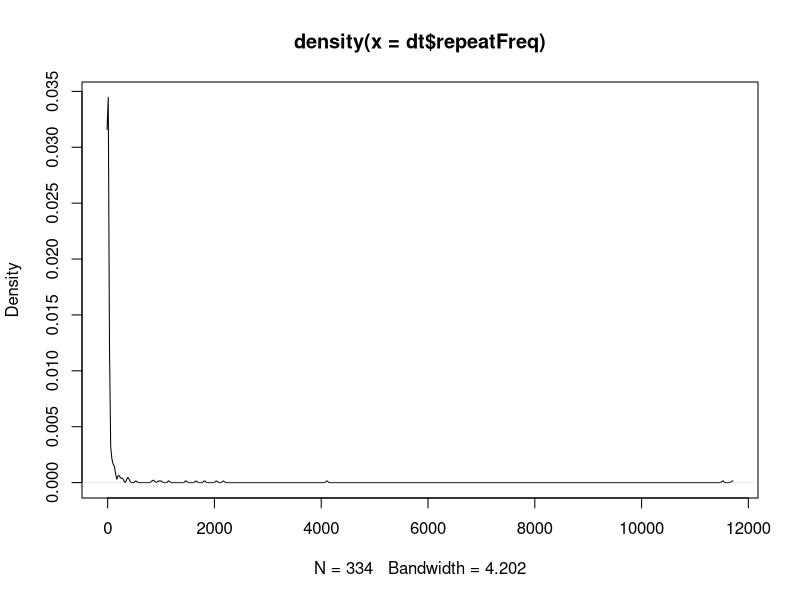

Recreate this plot in R.
# analyze the swbd_dysf_adjacent_pairs_count.txt results
# Yang Xu
# 10/3/2016

library(data.table)
library(ggplot2)
# library(reshape)

df = read.table(file = 'swbd_dysf_adjacent_pairs_count.txt', sep = ',', header = F)
dt = data.table(df)

colnames(dt) = c('rule', 'repeatFreq')
setkey(dt, repeatFreq)
setorder(dt, -repeatFreq)

# plot
plot(density(dt$repeatFreq))


# read data of all subrules freq
df2 = read.table(file = 'all_subrules_freq.txt', sep = ',', header = F)
dt2 = data.table(df2)
colnames(dt2) = c('rule', 'priorFreq')
setkey(dt2, priorFreq)
setorder(dt2, -priorFreq)

# join dt and dt2
setkey(dt, rule)
setkey(dt2, rule)
dt.join = dt[dt2, nomatch = 0]
setorder(dt.join, -repeatFreq)

# plot dt.join
dt.join.sample = dt.join[1:10,]
dt.join.sample$rule = as.character(dt.join.sample$rule)
dt.join.sample$rule = factor(dt.join.sample$rule, levels = dt.join.sample$rule)

dt.join.p = melt(dt.join.sample, id.vars = 'rule')

p1 = ggplot(dt.join.p, aes(x = rule, y = value, group = variable)) +
    geom_point(aes(shape = variable))


## next, compute probBoost for each rule
